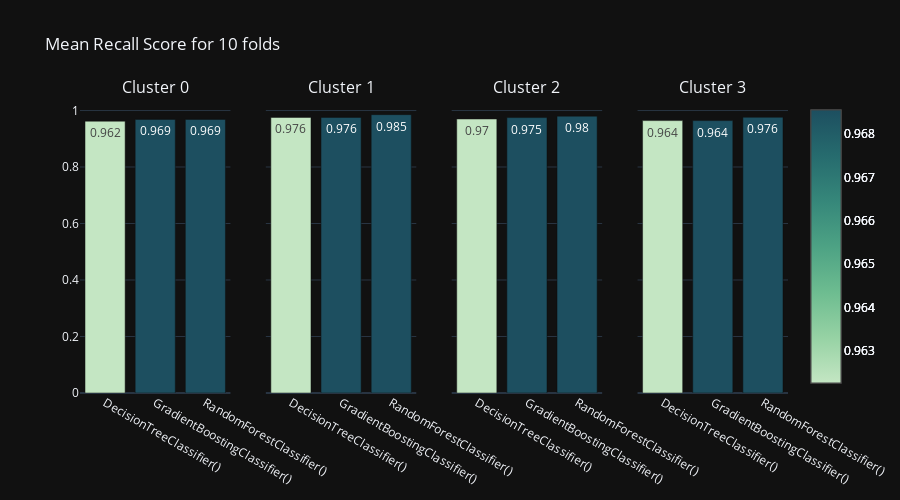

This figure's notebook cell:
### Code cell
co2.multiclass_report_bycluster(df,"clusters",listadelistas,estimadores_elegidos,"Recall",10,True,0)

### Figure 1 — Plotly figure (JSON) as saved in the notebook; plotly's stock layout.template omitted (floating-point values rounded to 4 significant figures)
{"data": [{"marker": {"color": [0.9623, 0.9686, 0.9686], "colorscale": [[0, "rgb(196, 230, 195)"], [0.1667, "rgb(150, 210, 164)"], [0.3333, "rgb(109, 188, 144)"], [0.5, "rgb(77, 162, 132)"], [0.6667, "rgb(54, 135, 122)"], [0.8333, "rgb(38, 107, 110)"], [1, "rgb(29, 79, 96)"]], "showscale": true}, "text": [0.962, 0.969, 0.969], "type": "bar", "x": ["DecisionTreeClassifier()", "GradientBoostingClassifier()", "RandomForestClassifier()"], "xaxis": "x", "y": [0.9623, 0.9686, 0.9686], "yaxis": "y"}, {"marker": {"color": [0.9623, 0.9686, 0.9686], "colorscale": [[0, "rgb(196, 230, 195)"], [0.1667, "rgb(150, 210, 164)"], [0.3333, "rgb(109, 188, 144)"], [0.5, "rgb(77, 162, 132)"], [0.6667, "rgb(54, 135, 122)"], [0.8333, "rgb(38, 107, 110)"], [1, "rgb(29, 79, 96)"]], "showscale": true}, "text": [0.976, 0.976, 0.985], "type": "bar", "x": ["DecisionTreeClassifier()", "GradientBoostingClassifier()", "RandomForestClassifier()"], "xaxis": "x2", "y": [0.9756, 0.9756, 0.9854], "yaxis": "y2"}, {"marker": {"color": [0.9623, 0.9686, 0.9686], "colorscale": [[0, "rgb(196, 230, 195)"], [0.1667, "rgb(150, 210, 164)"], [0.3333, "rgb(109, 188, 144)"], [0.5, "rgb(77, 162, 132)"], [0.6667, "rgb(54, 135, 122)"], [0.8333, "rgb(38, 107, 110)"], [1, "rgb(29, 79, 96)"]], "showscale": true}, "text": [0.97, 0.975, 0.98], "type": "bar", "x": ["DecisionTreeClassifier()", "GradientBoostingClassifier()", "RandomForestClassifier()"], "xaxis": "x3", "y": [0.97, 0.975, 0.98], "yaxis": "y3"}, {"marker": {"color": [0.9623, 0.9686, 0.9686], "colorscale": [[0, "rgb(196, 230, 195)"], [0.1667, "rgb(150, 210, 164)"], [0.3333, "rgb(109, 188, 144)"], [0.5, "rgb(77, 162, 132)"], [0.6667, "rgb(54, 135, 122)"], [0.8333, "rgb(38, 107, 110)"], [1, "rgb(29, 79, 96)"]], "showscale": true}, "text": [0.964, 0.964, 0.976], "type": "bar", "x": ["DecisionTreeClassifier()", "GradientBoostingClassifier()", "RandomForestClassifier()"], "xaxis": "x4", "y": [0.9643, 0.9643, 0.9762], "yaxis": "y4"}], "layout": {"annotations": [{"font": {"size": 16}, "showarrow": false, "text": "Cluster 0", "x": 0.1062, "xanchor": "center", "xref": "paper", "y": 1, "yanchor": "bottom", "yref": "paper"}, {"font": {"size": 16}, "showarrow": false, "text": "Cluster 1", "x": 0.3688, "xanchor": "center", "xref": "paper", "y": 1, "yanchor": "bottom", "yref": "paper"}, {"font": {"size": 16}, "showarrow": false, "text": "Cluster 2", "x": 0.6313, "xanchor": "center", "xref": "paper", "y": 1, "yanchor": "bottom", "yref": "paper"}, {"font": {"size": 16}, "showarrow": false, "text": "Cluster 3", "x": 0.8938, "xanchor": "center", "xref": "paper", "y": 1, "yanchor": "bottom", "yref": "paper"}], "height": 500, "showlegend": false, "title": {"text": "Mean Recall Score for 10 folds"}, "xaxis": {"anchor": "y", "domain": [0, 0.2125]}, "xaxis2": {"anchor": "y2", "domain": [0.2625, 0.475]}, "xaxis3": {"anchor": "y3", "domain": [0.525, 0.7375]}, "xaxis4": {"anchor": "y4", "domain": [0.7875, 1]}, "yaxis": {"anchor": "x", "domain": [0, 1]}, "yaxis2": {"anchor": "x2", "domain": [0, 1], "matches": "y", "showticklabels": false}, "yaxis3": {"anchor": "x3", "domain": [0, 1], "matches": "y", "showticklabels": false}, "yaxis4": {"anchor": "x4", "domain": [0, 1], "matches": "y", "showticklabels": false}}}
